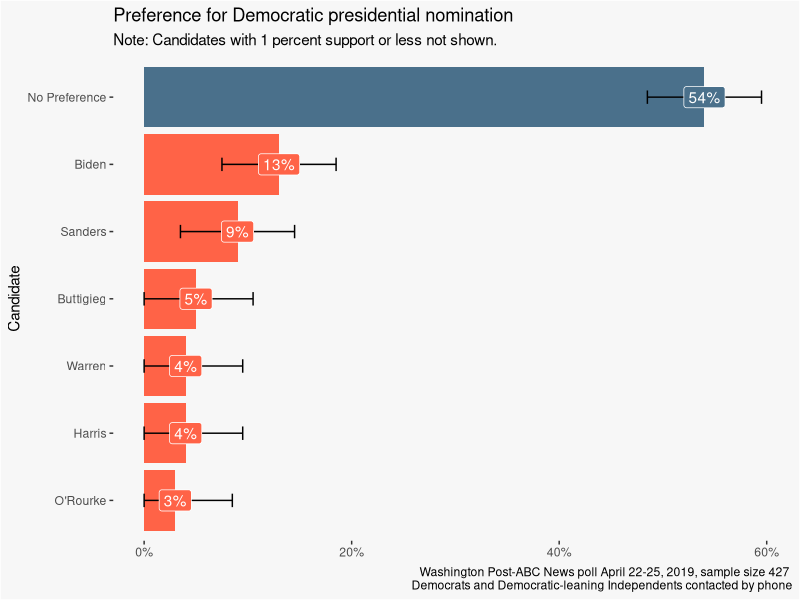
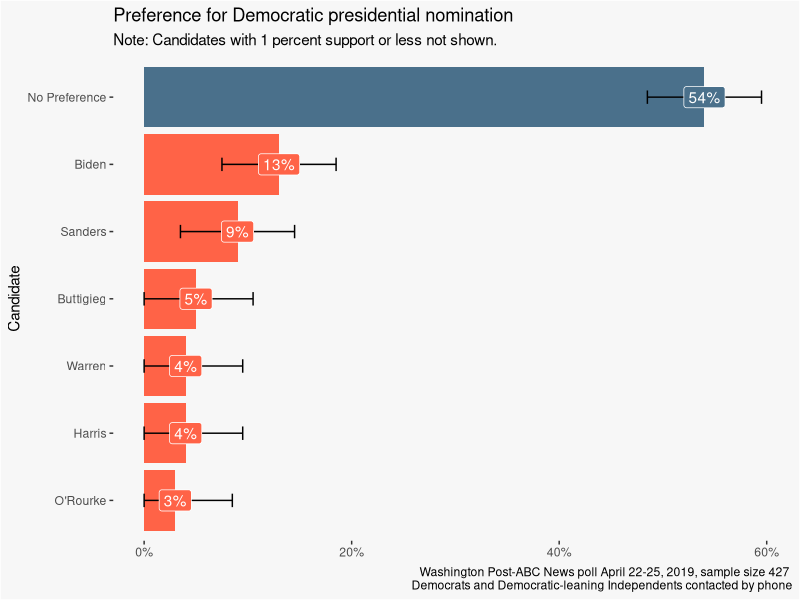

The R script that drew these images, in order:
library(tidyverse)

poll <- tibble::tribble(
       ~Candidate, ~Mean, ~NoPref, 
  "No Preference",  0.54, T,
          "Biden",  0.13, F,
        "Sanders",  0.09, F,
      "Buttigieg",  0.05, F,
         "Harris",  0.04, F,
         "Warren",  0.04, F,
       "O'Rourke",  0.03, F
  )

ggplot(poll,
       aes(
         x = fct_reorder(Candidate, Mean),
         y = Mean,
         fill = NoPref
       )) +
  geom_bar(stat = "identity") +
  scale_fill_manual(values=c('tomato', 'skyblue4')) + 
  geom_errorbar(aes(ymin = pmax(Mean - 0.055, 0),
                    ymax = Mean + 0.055),
                width = .2,
                position = position_dodge(.9)) +
  scale_y_continuous(labels = scales::percent_format(accuracy = 1)) + 
  geom_label(aes(label = scales::percent(Mean),
                 fill = NoPref),
             color = "white") +
  coord_flip() +
  labs(title = "Preference for Democratic presidential nomination",
       subtitle = "Note: Candidates with 1 percent support or less not shown.",
       caption = "Washington Post-ABC News poll April 22-25, 2019, sample size 427 \nDemocrats and Democratic-leaning Independents contacted by phone",
       x = "Candidate",
       y = NULL) + 
  theme(legend.position = "none", 
        panel.grid.major = element_line(linetype = "blank"),
        panel.grid.minor = element_line(linetype = "blank"),
        panel.background = element_rect(fill = "gray97"),
        plot.background = element_rect(fill = "gray97"))

ggsave("poll.png")
